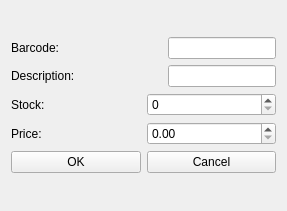
<?xml version="1.0" encoding="UTF-8"?>
<ui version="4.0">
 <class>Widget</class>
 <widget class="QWidget" name="Widget">
  <property name="geometry">
   <rect>
    <x>0</x>
    <y>0</y>
    <width>287</width>
    <height>211</height>
   </rect>
  </property>
  <property name="windowTitle">
   <string>Change Item</string>
  </property>
  <layout class="QVBoxLayout" name="verticalLayout_3">
   <item>
    <layout class="QVBoxLayout" name="verticalLayout_2">
     <item>
      <layout class="QVBoxLayout" name="verticalLayout">
       <item>
        <layout class="QHBoxLayout" name="horizontalLayout">
         <item>
          <widget class="QLabel" name="barcodeLabel">
           <property name="text">
            <string>Barcode:</string>
           </property>
          </widget>
         </item>
         <item>
          <spacer name="horizontalSpacer">
           <property name="orientation">
            <enum>Qt::Horizontal</enum>
           </property>
           <property name="sizeHint" stdset="0">
            <size>
             <width>28</width>
             <height>20</height>
            </size>
           </property>
          </spacer>
         </item>
         <item>
          <widget class="QLineEdit" name="barcodeLineEdit"/>
         </item>
        </layout>
       </item>
       <item>
        <layout class="QHBoxLayout" name="horizontalLayout_2">
         <item>
          <widget class="QLabel" name="descriptionLabel">
           <property name="text">
            <string>Description:</string>
           </property>
          </widget>
         </item>
         <item>
          <spacer name="horizontalSpacer_2">
           <property name="orientation">
            <enum>Qt::Horizontal</enum>
           </property>
           <property name="sizeHint" stdset="0">
            <size>
             <width>13</width>
             <height>20</height>
            </size>
           </property>
          </spacer>
         </item>
         <item>
          <widget class="QLineEdit" name="descriptionEdit"/>
         </item>
        </layout>
       </item>
       <item>
        <layout class="QHBoxLayout" name="horizontalLayout_3">
         <item>
          <widget class="QLabel" name="stockLabel">
           <property name="text">
            <string>Stock:</string>
           </property>
          </widget>
         </item>
         <item>
          <widget class="QSpinBox" name="stockSpinBox">
           <property name="maximum">
            <number>1000</number>
           </property>
          </widget>
         </item>
        </layout>
       </item>
       <item>
        <layout class="QHBoxLayout" name="horizontalLayout_4">
         <item>
          <widget class="QLabel" name="priceLabel">
           <property name="text">
            <string>Price:</string>
           </property>
          </widget>
         </item>
         <item>
          <widget class="QDoubleSpinBox" name="priceSpinBox">
           <property name="maximum">
            <double>10001.000000000000000</double>
           </property>
          </widget>
         </item>
        </layout>
       </item>
      </layout>
     </item>
     <item>
      <layout class="QHBoxLayout" name="horizontalLayout_5">
       <item>
        <widget class="QPushButton" name="okButton">
         <property name="text">
          <string>OK</string>
         </property>
        </widget>
       </item>
       <item>
        <widget class="QPushButton" name="cancelButton">
         <property name="text">
          <string>Cancel</string>
         </property>
        </widget>
       </item>
      </layout>
     </item>
    </layout>
   </item>
  </layout>
 </widget>
 <resources/>
 <connections/>
</ui>
